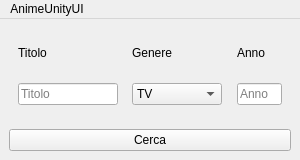
<?xml version="1.0" encoding="UTF-8"?>
<ui version="4.0">
 <class>search_window</class>
 <widget class="QMainWindow" name="search_window">
  <property name="geometry">
   <rect>
    <x>0</x>
    <y>0</y>
    <width>300</width>
    <height>160</height>
   </rect>
  </property>
  <property name="minimumSize">
   <size>
    <width>300</width>
    <height>160</height>
   </size>
  </property>
  <property name="windowTitle">
   <string>MainWindow</string>
  </property>
  <widget class="QWidget" name="centralwidget">
   <layout class="QHBoxLayout" name="horizontalLayout_2">
    <item>
     <layout class="QVBoxLayout" name="verticalLayout">
      <property name="sizeConstraint">
       <enum>QLayout::SetDefaultConstraint</enum>
      </property>
      <item>
       <spacer name="verticalSpacer_12">
        <property name="orientation">
         <enum>Qt::Vertical</enum>
        </property>
        <property name="sizeHint" stdset="0">
         <size>
          <width>20</width>
          <height>40</height>
         </size>
        </property>
       </spacer>
      </item>
      <item>
       <layout class="QHBoxLayout" name="horizontalLayout">
        <item>
         <spacer name="horizontalSpacer_3">
          <property name="orientation">
           <enum>Qt::Horizontal</enum>
          </property>
          <property name="sizeHint" stdset="0">
           <size>
            <width>40</width>
            <height>20</height>
           </size>
          </property>
         </spacer>
        </item>
        <item>
         <layout class="QVBoxLayout" name="title_ly">
          <item>
           <spacer name="verticalSpacer_7">
            <property name="orientation">
             <enum>Qt::Vertical</enum>
            </property>
            <property name="sizeHint" stdset="0">
             <size>
              <width>20</width>
              <height>40</height>
             </size>
            </property>
           </spacer>
          </item>
          <item>
           <widget class="QLabel" name="title_lbl">
            <property name="text">
             <string>Titolo</string>
            </property>
            <property name="indent">
             <number>-1</number>
            </property>
           </widget>
          </item>
          <item>
           <spacer name="verticalSpacer_4">
            <property name="orientation">
             <enum>Qt::Vertical</enum>
            </property>
            <property name="sizeHint" stdset="0">
             <size>
              <width>20</width>
              <height>40</height>
             </size>
            </property>
           </spacer>
          </item>
          <item>
           <widget class="QLineEdit" name="title_ledit">
            <property name="minimumSize">
             <size>
              <width>100</width>
              <height>0</height>
             </size>
            </property>
            <property name="placeholderText">
             <string>Titolo</string>
            </property>
           </widget>
          </item>
          <item>
           <spacer name="verticalSpacer">
            <property name="orientation">
             <enum>Qt::Vertical</enum>
            </property>
            <property name="sizeHint" stdset="0">
             <size>
              <width>20</width>
              <height>40</height>
             </size>
            </property>
           </spacer>
          </item>
         </layout>
        </item>
        <item>
         <spacer name="horizontalSpacer">
          <property name="orientation">
           <enum>Qt::Horizontal</enum>
          </property>
          <property name="sizeHint" stdset="0">
           <size>
            <width>40</width>
            <height>20</height>
           </size>
          </property>
         </spacer>
        </item>
        <item>
         <layout class="QVBoxLayout" name="genre_ly">
          <item>
           <spacer name="verticalSpacer_8">
            <property name="orientation">
             <enum>Qt::Vertical</enum>
            </property>
            <property name="sizeHint" stdset="0">
             <size>
              <width>20</width>
              <height>40</height>
             </size>
            </property>
           </spacer>
          </item>
          <item>
           <widget class="QLabel" name="gemre_lbl">
            <property name="text">
             <string>Genere</string>
            </property>
           </widget>
          </item>
          <item>
           <spacer name="verticalSpacer_5">
            <property name="orientation">
             <enum>Qt::Vertical</enum>
            </property>
            <property name="sizeHint" stdset="0">
             <size>
              <width>20</width>
              <height>40</height>
             </size>
            </property>
           </spacer>
          </item>
          <item>
           <widget class="QComboBox" name="genre_cbox">
            <property name="sizePolicy">
             <sizepolicy hsizetype="Preferred" vsizetype="Fixed">
              <horstretch>0</horstretch>
              <verstretch>0</verstretch>
             </sizepolicy>
            </property>
            <property name="minimumSize">
             <size>
              <width>90</width>
              <height>0</height>
             </size>
            </property>
            <property name="maximumSize">
             <size>
              <width>90</width>
              <height>16777215</height>
             </size>
            </property>
            <property name="currentText">
             <string>TV</string>
            </property>
            <item>
             <property name="text">
              <string>TV</string>
             </property>
            </item>
            <item>
             <property name="text">
              <string>OVA</string>
             </property>
            </item>
            <item>
             <property name="text">
              <string>ONA</string>
             </property>
            </item>
            <item>
             <property name="text">
              <string>Movie</string>
             </property>
            </item>
            <item>
             <property name="text">
              <string>Special</string>
             </property>
            </item>
           </widget>
          </item>
          <item>
           <spacer name="verticalSpacer_2">
            <property name="orientation">
             <enum>Qt::Vertical</enum>
            </property>
            <property name="sizeHint" stdset="0">
             <size>
              <width>20</width>
              <height>40</height>
             </size>
            </property>
           </spacer>
          </item>
         </layout>
        </item>
        <item>
         <spacer name="horizontalSpacer_2">
          <property name="orientation">
           <enum>Qt::Horizontal</enum>
          </property>
          <property name="sizeHint" stdset="0">
           <size>
            <width>40</width>
            <height>20</height>
           </size>
          </property>
         </spacer>
        </item>
        <item>
         <layout class="QVBoxLayout" name="year_ly">
          <item>
           <spacer name="verticalSpacer_9">
            <property name="orientation">
             <enum>Qt::Vertical</enum>
            </property>
            <property name="sizeHint" stdset="0">
             <size>
              <width>20</width>
              <height>40</height>
             </size>
            </property>
           </spacer>
          </item>
          <item>
           <widget class="QLabel" name="year_lbl">
            <property name="text">
             <string>Anno</string>
            </property>
           </widget>
          </item>
          <item>
           <spacer name="verticalSpacer_6">
            <property name="orientation">
             <enum>Qt::Vertical</enum>
            </property>
            <property name="sizeHint" stdset="0">
             <size>
              <width>20</width>
              <height>40</height>
             </size>
            </property>
           </spacer>
          </item>
          <item>
           <widget class="QLineEdit" name="year_ledit">
            <property name="minimumSize">
             <size>
              <width>45</width>
              <height>0</height>
             </size>
            </property>
            <property name="maximumSize">
             <size>
              <width>45</width>
              <height>16777215</height>
             </size>
            </property>
            <property name="placeholderText">
             <string>Anno</string>
            </property>
           </widget>
          </item>
          <item>
           <spacer name="verticalSpacer_3">
            <property name="orientation">
             <enum>Qt::Vertical</enum>
            </property>
            <property name="sizeHint" stdset="0">
             <size>
              <width>20</width>
              <height>40</height>
             </size>
            </property>
           </spacer>
          </item>
         </layout>
        </item>
        <item>
         <spacer name="horizontalSpacer_4">
          <property name="orientation">
           <enum>Qt::Horizontal</enum>
          </property>
          <property name="sizeHint" stdset="0">
           <size>
            <width>40</width>
            <height>20</height>
           </size>
          </property>
         </spacer>
        </item>
       </layout>
      </item>
      <item>
       <spacer name="verticalSpacer_11">
        <property name="orientation">
         <enum>Qt::Vertical</enum>
        </property>
        <property name="sizeHint" stdset="0">
         <size>
          <width>20</width>
          <height>40</height>
         </size>
        </property>
       </spacer>
      </item>
      <item>
       <widget class="QPushButton" name="search_btn">
        <property name="text">
         <string>Cerca</string>
        </property>
       </widget>
      </item>
      <item>
       <spacer name="verticalSpacer_10">
        <property name="orientation">
         <enum>Qt::Vertical</enum>
        </property>
        <property name="sizeHint" stdset="0">
         <size>
          <width>20</width>
          <height>40</height>
         </size>
        </property>
       </spacer>
      </item>
     </layout>
    </item>
   </layout>
  </widget>
  <widget class="QMenuBar" name="menubar">
   <property name="geometry">
    <rect>
     <x>0</x>
     <y>0</y>
     <width>300</width>
     <height>22</height>
    </rect>
   </property>
   <widget class="QMenu" name="menuAnimeUnityUI">
    <property name="title">
     <string>AnimeUnityUI</string>
    </property>
   </widget>
   <addaction name="menuAnimeUnityUI"/>
  </widget>
 </widget>
 <resources/>
 <connections/>
</ui>
